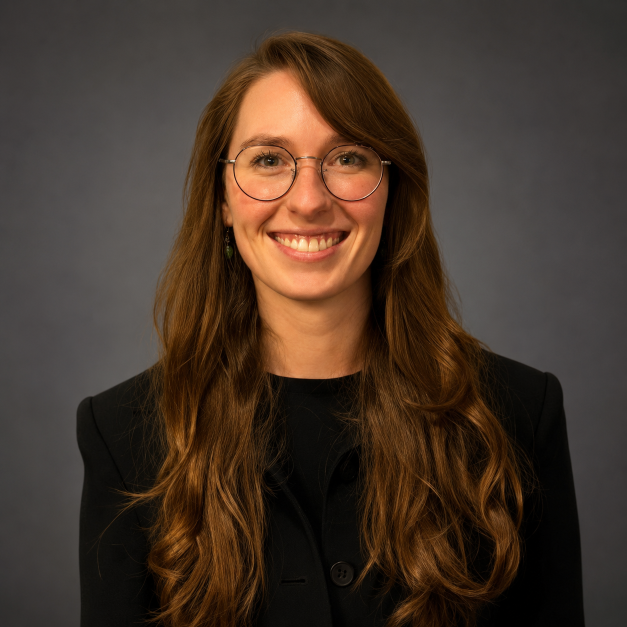
#> input picture headshot.png, 1254 x 1254 px (shown at 1/2 size)
$ python compare.py headshot.png headshot.png headshot.png
#> lines starting #> are read from the running program, lines starting #| are printed output that depends on the picture
import sys
import os
from PIL import Image

def main():
    if len(sys.argv) < 4:
        print("Usage: python compare.py <reference_image> <screenshot_image> <diff_output_image>")
        sys.exit(1)

    ref_path = sys.argv[1]
    shot_path = sys.argv[2]
    diff_path = sys.argv[3]

    if not os.path.exists(ref_path) or not os.path.exists(shot_path):
        print(f"Error: One or both input images do not exist.")
        sys.exit(1)

    # Open images and convert to RGBA
    ref_img = Image.open(ref_path).convert("RGBA")
    shot_img = Image.open(shot_path).convert("RGBA")

    # We use the shot image width as target (default is 1440)
    target_width = shot_img.width
#> target_width = 1254

    # Resize reference image to match width if needed, maintaining aspect ratio
    if ref_img.width != target_width:
        aspect_ratio = ref_img.height / ref_img.width
        new_height = int(target_width * aspect_ratio)
        ref_img = ref_img.resize((target_width, new_height), Image.Resampling.LANCZOS)
        print(f"Resized reference image to {target_width}x{new_height}")

    # Pad both images to the same height (the max height) to allow comparison
    max_height = max(ref_img.height, shot_img.height)
#> max_height = 1254

    # Create white canvas for padding
    ref_padded = Image.new("RGBA", (target_width, max_height), (255, 255, 255, 255))
#> ref_padded: PIL image 1254x1254 RGBA; every value is 255
    ref_padded.paste(ref_img, (0, 0))

    shot_padded = Image.new("RGBA", (target_width, max_height), (255, 255, 255, 255))
    shot_padded.paste(shot_img, (0, 0))

    # Perform comparison
    ref_data = ref_padded.load()
    shot_data = shot_padded.load()

    diff_img = Image.new("RGBA", (target_width, max_height))
#> diff_img: PIL image 1254x1254 RGBA; every value is 0
    diff_data = diff_img.load()

    mismatches = 0
    total_pixels = target_width * max_height
#> total_pixels = 1572516

    # Pixel mismatch threshold (tolerance for compression artifacts or antialiasing)
    threshold = 20

    for y in range(max_height):
        for x in range(target_width):
            r1, g1, b1, a1 = ref_data[x, y]
            r2, g2, b2, a2 = shot_data[x, y]

            # Calculate absolute color differences
            diff_r = abs(r1 - r2)
            diff_g = abs(g1 - g2)
            diff_b = abs(b1 - b2)
            diff_a = abs(a1 - a2)

            if diff_r > threshold or diff_g > threshold or diff_b > threshold or diff_a > threshold:
                # Color mismatched pixels bright red
                diff_data[x, y] = (255, 0, 0, 255)
                mismatches += 1
            else:
                # Faded grayscale version of reference for matched pixels
                gray_val = int(0.299 * r1 + 0.587 * g1 + 0.114 * b1)
                diff_data[x, y] = (gray_val, gray_val, gray_val, 40)
#> after the loop, mismatches = 0

    mismatch_percentage = (mismatches / total_pixels) * 100
#> mismatch_percentage = 0
    print(f"Mismatch: {mismatch_percentage:.2f}% ({mismatches} / {total_pixels} pixels)")
#| Mismatch: 0.00% (0 / 1572516 pixels)

    # Save diff image
    diff_img.save(diff_path)
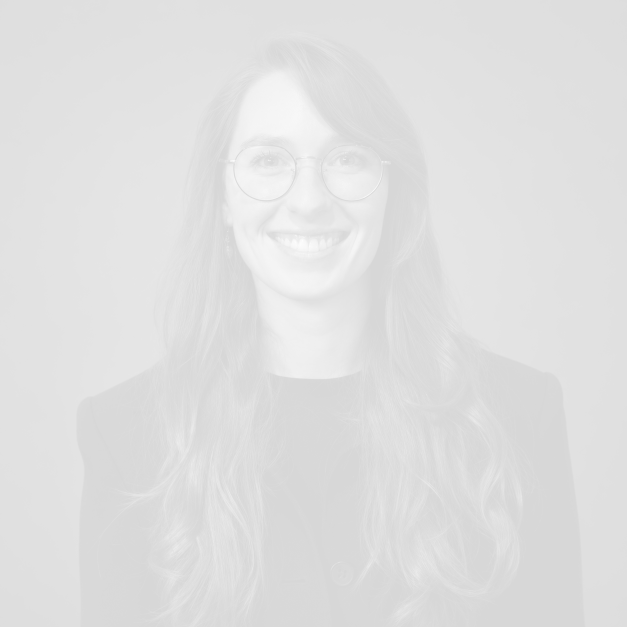
#> saved as headshot.png: PIL image 1254x1254 RGBA (shown at 1/2 size); mean R, G, B, A 57.1, 57.1, 57.1, 40; transparent parts drawn white
    print(f"Saved diff visualizer to {diff_path}")

if __name__ == "__main__":
    main()
